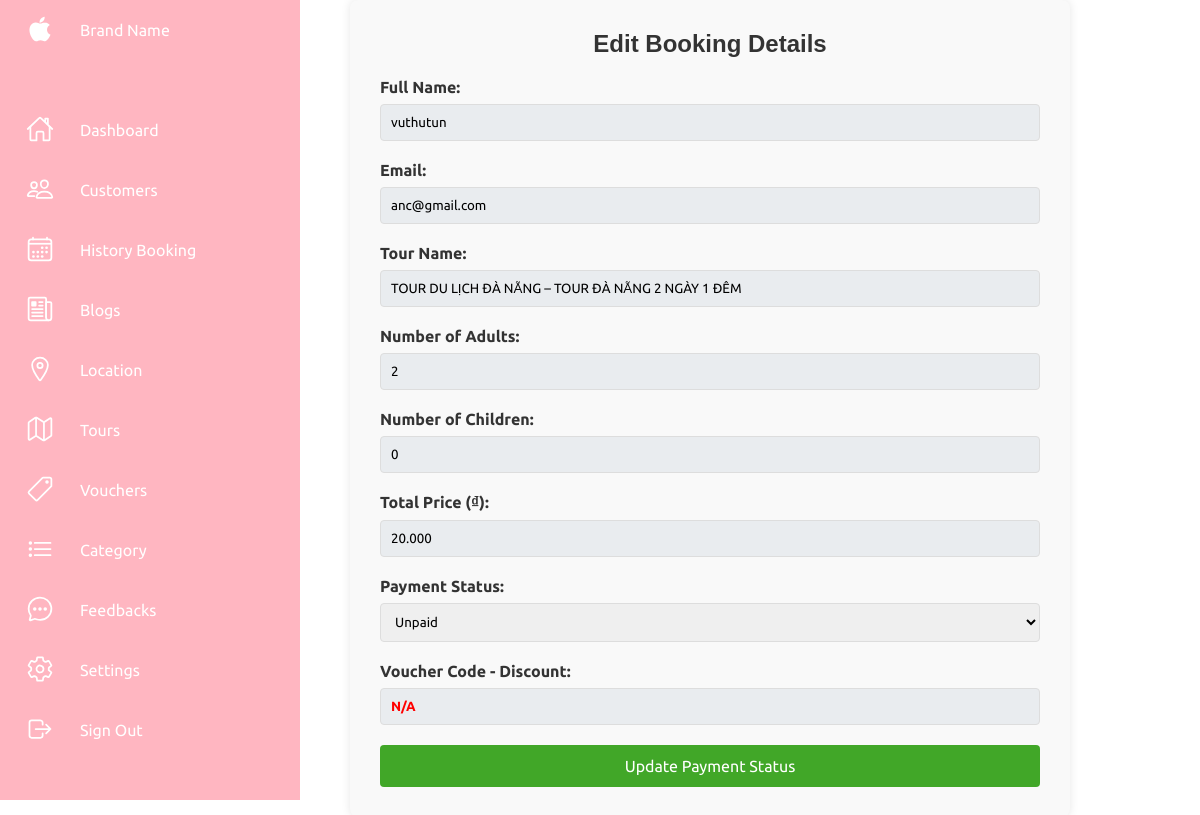
The app's page /admin/history/edit.php?id=76 (signed in) with its own data.
### tables this page shows
CREATE TABLE `bookings` (
  `booking_id` int NOT NULL,
  `tour_id` int NOT NULL,
  `variant_id` int NOT NULL,
  `user_id` int NOT NULL,
  `voucher_id` int DEFAULT NULL,
  `no_adult` varchar(255) NOT NULL,
  `no_child` varchar(255) NOT NULL,
  `total_price` int NOT NULL,
  `quantity` int NOT NULL,
  `payment methods` varchar(255) DEFAULT NULL,
  `status` varchar(255) DEFAULT NULL,
  `payment_status` varchar(255) NOT NULL,
  `booking_date` varchar(255) NOT NULL,
  `payment_day` datetime DEFAULT NULL,
  `created_at` timestamp NOT NULL,
  `transaction_code` varchar(255) DEFAULT NULL
);

CREATE TABLE `user_form` (
  `id` int NOT NULL,
  `role` int NOT NULL DEFAULT '1',
  `full_name` varchar(255) NOT NULL,
  `username` varchar(255) NOT NULL,
  `email` varchar(255) NOT NULL,
  `dob` date DEFAULT NULL,
  `address` varchar(300) DEFAULT NULL,
  `phoneNo` varchar(15) DEFAULT NULL,
  `password` varchar(255) NOT NULL,
  `img` varchar(1000) NOT NULL,
  `verification_code` varchar(255) NOT NULL,
  `is_verified` int DEFAULT '0',
  `resettoken` varchar(255) DEFAULT NULL,
  `resettokenexpired` date DEFAULT NULL
);

CREATE TABLE `tours` (
  `id` int NOT NULL,
  `tour_name` text NOT NULL,
  `location_id` int DEFAULT NULL,
  `description` text NOT NULL,
  `image` varchar(255) NOT NULL,
  `adult_price` varchar(250) NOT NULL,
  `child_price` varchar(250) NOT NULL,
  `time_tour` varchar(255) NOT NULL,
  `price` varchar(255) NOT NULL,
  `Itinerary` json NOT NULL,
  `quantity` int NOT NULL,
  `status` int NOT NULL,
  `created_at` timestamp NOT NULL,
  `updated_at` timestamp NOT NULL
);

### admin/history/edit.php (the view, shortened to what this page needs)
<?php
require('/laragon/www/dulich/admin/header.php');
require('/laragon/www/dulich/admin/sider.php');
include('/laragon/www/dulich/connection.php');
$booking_id = isset($_GET['id']) ? intval($_GET['id']) : 0;
if ($booking_id > 0) {
    $sqlSelectBooking = "SELECT
                            bookings.booking_id,
                            user_form.full_name,
                            user_form.email,
                            tours.tour_name,
                            bookings.no_adult,
                            bookings.no_child,
                            bookings.total_price,
                            bookings.payment_status,
                            bookings.status,
                            bookings.booking_date,
                            bookings.payment_day,
                            vouchers.voucher_code,
                            vouchers.discount
                        FROM bookings
                        JOIN user_form ON bookings.user_id = user_form.id
                        JOIN tours ON bookings.tour_id = tours.id
                        LEFT JOIN vouchers ON bookings.voucher_id = vouchers.voucher_id
                        WHERE bookings.booking_id = ?";
    $stmt = $con->prepare($sqlSelectBooking);
    $stmt->bind_param('i', $booking_id);
    $stmt->execute();
    $result = $stmt->get_result();
    if ($result && $result->num_rows > 0) {
        $booking = $result->fetch_assoc();
    } else {
        die("Booking not found.");
    }
} else {
    die("Invalid booking ID.");
}
?>
<!DOCTYPE html>
<html lang="en">
<head>
</head>
<body>
    <div class="form-container">
        <h2>Edit Booking Details</h2>
        <form action="edit.php?id=<?php echo $booking_id; ?>" method="POST">
            <div class="form-group">
                <label for="full_name">Full Name:</label>
                <input type="text" id="full_name" name="full_name" value="<?php echo htmlspecialchars($booking['full_name']); ?>" readonly>
            </div>
            <div class="form-group">
                <label for="email">Email:</label>
                <input type="email" id="email" name="email" value="<?php echo htmlspecialchars($booking['email']); ?>" readonly>
            </div>
            <div class="form-group">
                <label for="tour_name">Tour Name:</label>
                <input type="text" id="tour_name" name="tour_name" value="<?php echo htmlspecialchars($booking['tour_name']); ?>" readonly>
            </div>
            <div class="form-group">
                <label for="no_adult">Number of Adults:</label>
                <input type="number" id="no_adult" name="no_adult" value="<?php echo htmlspecialchars($booking['no_adult']); ?>" readonly>
            </div>
            <div class="form-group">
                <label for="no_child">Number of Children:</label>
                <input type="number" id="no_child" name="no_child" value="<?php echo htmlspecialchars($booking['no_child']); ?>" readonly>
            </div>
            <div class="form-group">
                <label for="total_price">Total Price (₫):</label>
                <input type="text" id="total_price" name="total_price" value="<?php echo number_format($booking['total_price'], 0, ',', '.'); ?>" readonly>
            </div>
            <div class="form-group">
                <label for="payment_status">Payment Status:</label>
                <select id="payment_status" name="payment_status" required>
                    <option value="Unpaid" <?php if ($booking['payment_status'] == 'Unpaid') echo 'selected'; ?>>Unpaid</option>
                </select>
            </div>
            <div class="form-group">
                <label for="voucher_details">Voucher Code - Discount:</label>
                <input type="text" id="voucher_details" name="voucher_details" value="<?php echo !empty($booking['voucher_code']) ? htmlspecialchars($booking['voucher_code']) . ' - Giảm giá: ' . htmlspecialchars($booking['discount']) . '%' : 'N/A'; ?>" readonly class="highlight-red">
            </div>
            <button type="submit" name="update" class="btn-submit">Update Payment Status</button>
        </form>
    </div>
</body>
</html>
<?php require("../footer.php"); ?>

### admin/css/style.css (style rules this page uses)
* { font-family: "Ubuntu", sans-serif; margin: 0; padding: 0; box-sizing: border-box; }
:root { --pink: #ffb6c1; --white: #fff; --gray: #f5f5f5; --black1: #222; --black2: #999; }
body { min-height: 100vh; overflow-x: hidden; }

### admin/css/blog.css (style rules this page uses)
h2 { font-family: Arial, sans-serif; font-size: 1.5rem; color: #333; }

### admin/css/usermanager.css (style rules this page uses)
* { font-family: "Ubuntu", sans-serif; margin: 0; padding: 0; box-sizing: border-box; }
:root { --pink: #ffb6c1; --white: #fff; --gray: #f5f5f5; --black1: #222; --black2: #999; }
h2 { font-family: Arial, sans-serif; font-size: 1.5rem; color: #333; }

### admin/history/edit.php (style rules this page uses)
.form-container { margin: 0 auto; padding: 30px; width: 60%; background-color: #f9f9f9; border-radius: 8px; box-shadow: 0 0 10px rgba(0, 0, 0, 0.1); margin-left: 350px; }
.form-container h2 { margin-bottom: 20px; text-align: center; color: #333; }
.form-group { margin-bottom: 20px; }
.form-group label { display: block; margin-bottom: 8px; font-weight: bold; color: #333; }
.form-group input, .form-group select, .form-group textarea { width: 100%; padding: 10px; border: 1px solid #ddd; border-radius: 4px; box-sizing: border-box; }
.form-group input[readonly], .form-group textarea[readonly] { background-color: #e9ecef; }
.btn-submit { display: block; width: 100%; background-color: #41a728; color: #fff; padding: 12px 0; border: none; cursor: pointer; border-radius: 4px; font-size: 16px; text-align: center; }
.highlight-red { color: red; font-weight: bold; }

### records on screen
bookings: full_name "vuthutun", email "anc@gmail.com", tour_name "TOUR DU LỊCH ĐÀ NẴNG – TOUR ĐÀ NẴNG 2 NGÀY 1 ĐÊM", no_adult "2", no_child "0", total_price "20.000"
